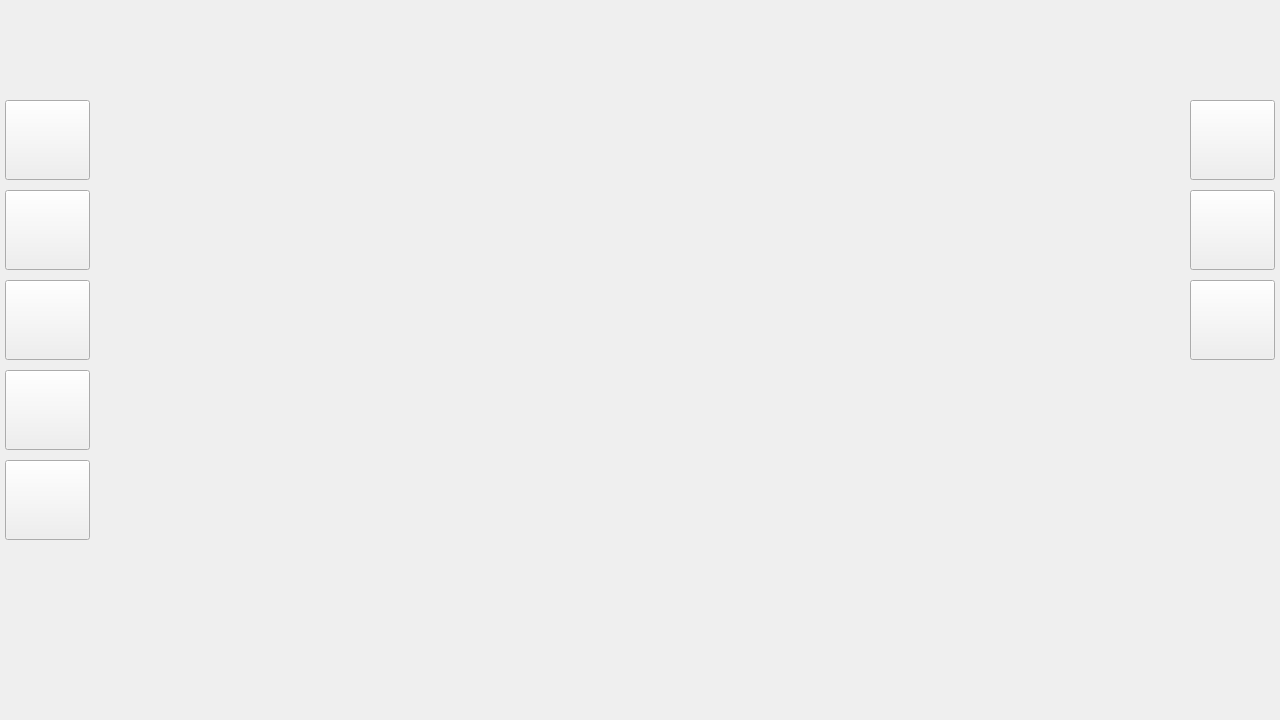
<?xml version="1.0" encoding="UTF-8"?>
<ui version="4.0">
 <class>AutoDriveUI</class>
 <widget class="QWidget" name="AutoDriveUI">
  <property name="geometry">
   <rect>
    <x>0</x>
    <y>0</y>
    <width>1280</width>
    <height>720</height>
   </rect>
  </property>
  <property name="minimumSize">
   <size>
    <width>1280</width>
    <height>720</height>
   </size>
  </property>
  <property name="maximumSize">
   <size>
    <width>1280</width>
    <height>720</height>
   </size>
  </property>
  <property name="windowTitle">
   <string>Form</string>
  </property>
  <property name="autoFillBackground">
   <bool>true</bool>
  </property>
  <widget class="QWidget" name="leftBtnWidget" native="true">
   <property name="geometry">
    <rect>
     <x>5</x>
     <y>100</y>
     <width>85</width>
     <height>440</height>
    </rect>
   </property>
   <layout class="QVBoxLayout" name="leftBtnLayout">
    <property name="spacing">
     <number>10</number>
    </property>
    <property name="leftMargin">
     <number>0</number>
    </property>
    <property name="topMargin">
     <number>0</number>
    </property>
    <property name="rightMargin">
     <number>0</number>
    </property>
    <property name="bottomMargin">
     <number>0</number>
    </property>
    <item>
     <widget class="QPushButton" name="plottingBtn">
      <property name="minimumSize">
       <size>
        <width>85</width>
        <height>80</height>
       </size>
      </property>
      <property name="styleSheet">
       <string notr="true">QPushButton {border-image:url(:/icon/gis/MapSideIcon/btn_dtbh_n.png)}QPushButton:pressed {border-image:url(:/icon/gis/MapSideIcon/btn_dtbh_p.png)}QPushButton:checked {border-image:url(:/icon/gis/MapSideIcon/btn_dtbh_s.png)}</string>
      </property>
      <property name="text">
       <string/>
      </property>
      <property name="checkable">
       <bool>true</bool>
      </property>
     </widget>
    </item>
    <item>
     <widget class="QPushButton" name="globalBtn">
      <property name="minimumSize">
       <size>
        <width>85</width>
        <height>80</height>
       </size>
      </property>
      <property name="styleSheet">
       <string notr="true">QPushButton {border-image:url(:/icon/gis/MapSideIcon/btn_qjgh_n.png)}QPushButton:pressed {border-image:url(:/icon/gis/MapSideIcon/btn_qjgh_p.png)}QPushButton:checked {border-image:url(:/icon/gis/MapSideIcon/btn_qjgh_s.png)}</string>
      </property>
      <property name="text">
       <string/>
      </property>
     </widget>
    </item>
    <item>
     <widget class="QPushButton" name="MoreBtn">
      <property name="minimumSize">
       <size>
        <width>85</width>
        <height>80</height>
       </size>
      </property>
      <property name="styleSheet">
       <string notr="true">QPushButton {border-image:url(:/icon/gis/MapSideIcon/btn_dtgd_n.png)}QPushButton:pressed {border-image:url(:/icon/gis/MapSideIcon/btn_dtgd_p.png)}QPushButton:checked {border-image:url(:/icon/gis/MapSideIcon/btn_dtgd_s.png)}</string>
      </property>
      <property name="text">
       <string/>
      </property>
      <property name="checkable">
       <bool>true</bool>
      </property>
     </widget>
    </item>
    <item>
     <widget class="QPushButton" name="TaskBtn">
      <property name="minimumSize">
       <size>
        <width>85</width>
        <height>80</height>
       </size>
      </property>
      <property name="styleSheet">
       <string notr="true">QPushButton {border-image:url(:/icon/gis/MapSideIcon/btn_rw_n.png)}QPushButton:pressed {border-image:url(:/icon/gis/MapSideIcon/btn_rw_p.png)}QPushButton:checked {border-image:url(:/icon/gis/MapSideIcon/btn_rw_s.png)}</string>
      </property>
      <property name="text">
       <string/>
      </property>
     </widget>
    </item>
    <item>
     <widget class="QPushButton" name="exitBtn">
      <property name="minimumSize">
       <size>
        <width>85</width>
        <height>80</height>
       </size>
      </property>
      <property name="styleSheet">
       <string notr="true">QPushButton {border-image:url(:/icon/gis/task/btn_tc_n.png)}QPushButton:pressed {border-image:url(:/icon/gis/task/btn_tc_p.png)}QPushButton:checked {border-image:url(:/icon/gis/task/btn_tc_s.png)}</string>
      </property>
      <property name="text">
       <string/>
      </property>
     </widget>
    </item>
   </layout>
  </widget>
  <widget class="QWidget" name="rightBtnWidget" native="true">
   <property name="geometry">
    <rect>
     <x>1190</x>
     <y>100</y>
     <width>85</width>
     <height>260</height>
    </rect>
   </property>
   <layout class="QVBoxLayout" name="rightBtnLayout">
    <property name="spacing">
     <number>10</number>
    </property>
    <property name="leftMargin">
     <number>0</number>
    </property>
    <property name="topMargin">
     <number>0</number>
    </property>
    <property name="rightMargin">
     <number>0</number>
    </property>
    <property name="bottomMargin">
     <number>0</number>
    </property>
    <item>
     <widget class="QPushButton" name="magnifyBtn">
      <property name="minimumSize">
       <size>
        <width>85</width>
        <height>80</height>
       </size>
      </property>
      <property name="styleSheet">
       <string notr="true">QPushButton {border-image:url(:/icon/gis/MapSideIcon/btn_dtfd_n.png)}QPushButton:pressed {border-image:url(:/icon/gis/MapSideIcon/btn_dtfd_p.png)}QPushButton:checked {border-image:url(:/icon/gis/MapSideIcon/btn_dtfd_s.png)}</string>
      </property>
      <property name="text">
       <string/>
      </property>
     </widget>
    </item>
    <item>
     <widget class="QPushButton" name="shrinkBtn">
      <property name="minimumSize">
       <size>
        <width>85</width>
        <height>80</height>
       </size>
      </property>
      <property name="styleSheet">
       <string notr="true">QPushButton {border-image:url(:/icon/gis/MapSideIcon/btn_dtsxxs_n.png)}QPushButton:pressed {border-image:url(:/icon/gis/MapSideIcon/btn_dtsxxs_p.png)}QPushButton:checked {border-image:url(:/icon/gis/MapSideIcon/btn_dtsxxs_s.png)}</string>
      </property>
      <property name="text">
       <string/>
      </property>
     </widget>
    </item>
    <item>
     <widget class="QPushButton" name="locationBtn">
      <property name="minimumSize">
       <size>
        <width>85</width>
        <height>80</height>
       </size>
      </property>
      <property name="styleSheet">
       <string notr="true">QPushButton {border-image:url(:/icon/gis/MapSideIcon/btn_dtwdwz_n.png)}QPushButton:pressed {border-image:url(:/icon/gis/MapSideIcon/btn_dtwdwz_p.png)}QPushButton:checked {border-image:url(:/icon/gis/MapSideIcon/btn_dtwdwz_s.png)}</string>
      </property>
      <property name="text">
       <string/>
      </property>
     </widget>
    </item>
   </layout>
  </widget>
 </widget>
 <resources/>
 <connections/>
</ui>
